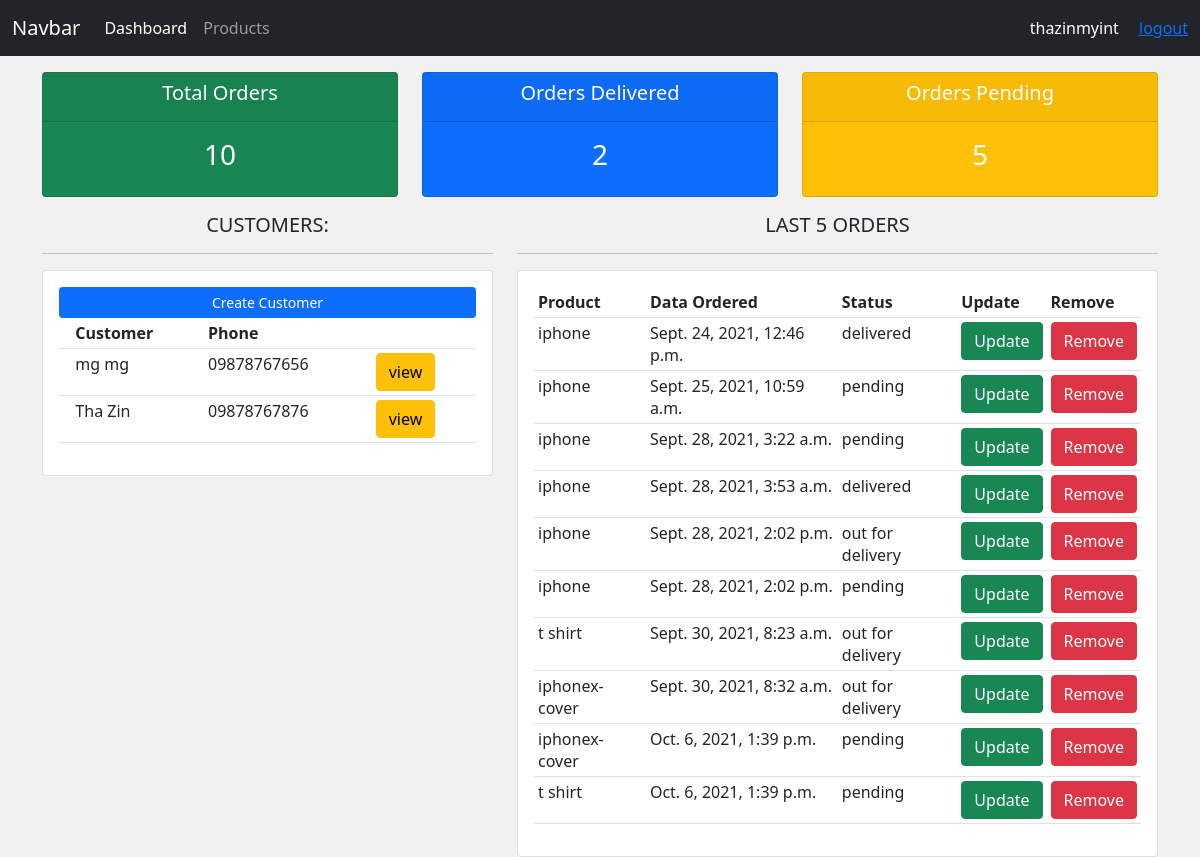
The app's page / (signed in) with its own data.
### accounts/models.py (models this page shows, shortened)
class Customer(models.Model):
    name=models.CharField(max_length=200,null=True)
    email=models.CharField(max_length=200,null=True)
    phone=models.CharField(max_length=200,null=True)
    created_at=models.DateTimeField(auto_now_add=True)

class Order(models.Model):
    status=(
        ('pending','Pending'),
        ('out for delivery','Out For Delivery'),
        ('delivered','Delivered')
    )
    customer=models.ForeignKey(Customer,null=True,on_delete=models.SET_NULL)
    product=models.ForeignKey(Product,null=True,on_delete=models.SET_NULL)
    created_at=models.DateTimeField(auto_now_add=True)
    status=models.CharField(max_length=200,null=True,choices=status)

class Product(models.Model):
    category=(
        ('indoor','In Door'),
        ('outdoor','Out Door')
    )
    name=models.CharField(max_length=200,null=True)
    price=models.FloatField(null=True)
    category=models.CharField(max_length=200,null=True,choices=category)
    description=models.CharField(max_length=200,null=True,blank=True)
    created_at=models.DateTimeField(auto_now_add=True)
    tags=models.ManyToManyField(Tag)

### accounts/decorators.py (the view)
    def wrapper(request):
        if request.user.groups.first().name=='admin':
            return view_fun(request)
        if request.user.groups.first().name=='customer':
            return redirect('/customer_profile')

### accounts/views.py (called while the page is built)
@login_required(login_url='/login')
@admin_only
def dashboard(request):
    customers=Customer.objects.all()
    orders=Order.objects.all()
    total=orders.count()
    delivered=Order.objects.filter(status='delivered').count()
    pending=Order.objects.filter(status='pending').count()
    return render(request,'accounts/dashboard.html',{
        'customers':customers,
        'orders':orders,
        'total':total,
        'delivered':delivered,
        'pending':pending
    })

### accounts/templates/accounts/dashboard.html
{% extends 'accounts/master.html' %}
{% block content %}
<div class="row">
    <div class="col">
        <div class="col-md">
            <div class="card text-center text-white mb-3 bg-success">
                <div class="card-header">
                    <h5 class="card-title">Total Orders</h5>
                </div>
                <div class="card-body">
                    <h3 class="card-title">{{total}}</h3>
                </div>
            </div>
        </div>
    </div>
    <div class="col">
        <div class="col-md">
            <div class="card text-center text-white mb-3 bg-primary">
                <div class="card-header">
                    <h5 class="card-title">Orders Delivered</h5>
                </div>
                <div class="card-body">
                    <h3 class="card-title">{{delivered}}</h3>
                </div>
            </div>
        </div>
    </div>
    <div class="col">
        <div class="col-md">
            <div class="card text-center text-white mb-3 bg-warning">
                <div class="card-header">
                    <h5 class="card-title">Orders Pending</h5>
                </div>
                <div class="card-body">
                    <h3 class="card-title">{{pending}}</h3>
                </div>
            </div>
        </div>
    </div>
</div>
<div class="row">
    <div class="col-md-5">
        <h5 class="text-center">CUSTOMERS: </h5>
        <hr>
        <div class="card card-body">
            <a class="btn btn-primary btn-sm btn-block" href="#">
            Create Customer</a>
            <table class="table table-sm">
                <tr>
                    <th></th>
                    <th>Customer</th>
                    <th>Phone</th>
                    <th></th>
                </tr>
                {% for customer in customers %}
                    <tr>
                        <td></td>
                        <td>{{customer.name}}</td>
                        <td>{{customer.phone}}</td>
                        <td><a href="{% url 'customers.show' customer.id %}" class="btn btn-warning">view</a></td>
                    </tr>
                {% endfor %}
            </table>
        </div>
    </div>
    <div class="col-md-7">
        <h5 class="text-center">LAST 5 ORDERS</h5>
        <hr>
        <div class="card card-body">
            <table class="table table-sm">
                <tr>
                    <th>Product</th>
                    <th>Data Ordered</th>
                    <th>Status</th>
                    <th>Update</th>
                    <th>Remove</th>
                </tr>
               {% for order in orders %}
                <tr>
                    <td>{{order.product.name}}</td>
                    <td>{{order.created_at}}</td>
                    <td>{{order.status}}</td>
                    <td><a href="{% url 'order.update' order.id %}" class="btn btn-success">Update</a></td>
                    <td><a href="{% url 'order.delete' order.id %}" class="btn btn-danger">Remove</a></td>
                </tr>
               {% endfor %}
            </table>
        </div>
    </div>
</div>
{% endblock content %}

### accounts/templates/accounts/components/navbar.html (shortened to what this page needs)
<nav class="navbar navbar-expand-lg navbar-dark bg-dark">
    <div class="container-fluid">
        <a class="navbar-brand" href="#">Navbar</a>
        <div class="collapse navbar-collapse" id="navbarNav">
        {% if request.user.is_authenticated %}
        <ul class="navbar-nav">
            <li class="nav-item">
            <a class="nav-link active" aria-current="page" href="{% url 'dashboard' %}">Dashboard</a>
            </li>
            <li class="nav-item">
            <a class="nav-link" href="{% url 'products' %}">Products</a>
            </li>
        </ul>
        {% endif %}
        </div>
        {% if request.user.is_authenticated %}
        <div class="text-white">
            <span class="me-3">{{ request.user.username }}</span>
            <a href="{% url 'logout' %}">logout</a>
        </div>
        {% else %}
        <div class="text-white">
            <a href="{% url 'login' %}" class="me-3">login</a>
            <a href="{% url 'register' %}">register</a>
        </div>
        {% endif %}
    </div>
</nav>

### accounts/static/accounts/css/style.css (style rules this page uses)
body { background-color: #f1f1f1; }

### records on screen
Customer: name "mg mg", phone "09878767656"
Customer: name "Tha Zin", phone "09878767876"
Order: product.name "iphone", created_at "Sept. 24, 2021, 12:46 p.m.", status "delivered"
Order: product.name "iphone", created_at "Sept. 25, 2021, 10:59 a.m.", status "pending"
Order: product.name "iphone", created_at "Sept. 28, 2021, 3:22 a.m.", status "pending"
Order: product.name "iphone", created_at "Sept. 28, 2021, 3:53 a.m.", status "delivered"
Order: product.name "iphone", created_at "Sept. 28, 2021, 2:02 p.m.", status "out for delivery"
Order: product.name "iphone", created_at "Sept. 28, 2021, 2:02 p.m.", status "pending"
Order: product.name "t shirt", created_at "Sept. 30, 2021, 8:23 a.m.", status "out for delivery"
Order: product.name "iphonex-cover", created_at "Sept. 30, 2021, 8:32 a.m.", status "out for delivery"
Order: product.name "iphonex-cover", created_at "Oct. 6, 2021, 1:39 p.m.", status "pending"
Order: product.name "t shirt", created_at "Oct. 6, 2021, 1:39 p.m.", status "pending"

### other values on screen
{{ request.user.username }} "thazinmyint"
{{ total }} "10"
{{ delivered }} "2"
{{ pending }} "5"
